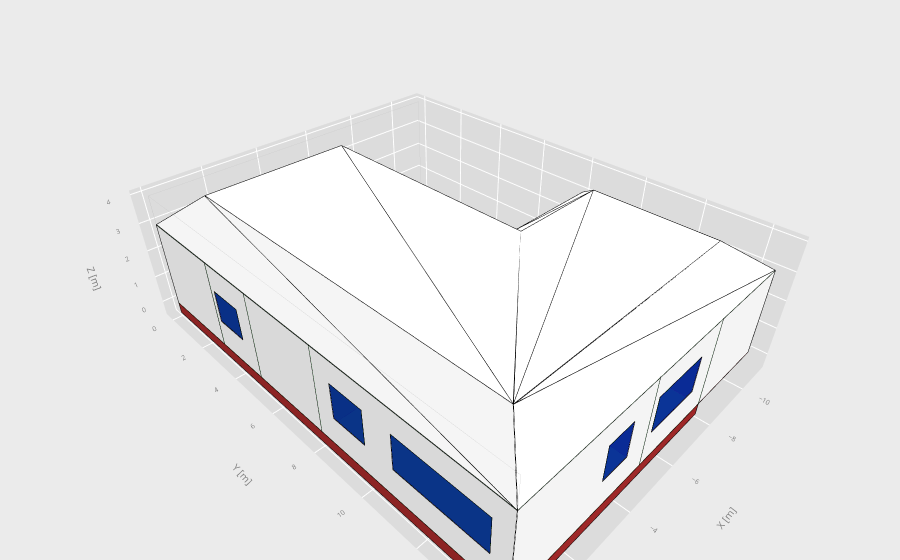

Notebook cell for this chart:
### Markdown cell above
## 5. Crear el proyecto, comprobar y verificar el parche

`parche_opensimula_ff.verificar(pro)` imprime, por espacio, el min/max de la
suma de filas de `ff_matrix`. Con el parche activo **todas deben salir 1,000**
(sin el parche, P03_E01 y P02_E06 salen por debajo).

### Code cell
sim = osm.Simulation()
pro = sim.new_project('Edificio_PMT')
pro.read_dict(proyecto)
pro.check()

try:
    pro.show_3D(True)
except Exception as e:
    print(f"show_3D() ha fallado ({e!r}); seguimos sin la vista 3D.")
